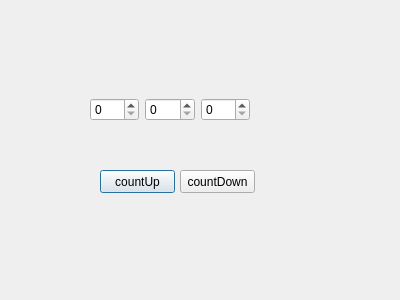
<?xml version="1.0" encoding="UTF-8"?>
<ui version="4.0">
 <class>singleTimer</class>
 <widget class="QDialog" name="singleTimer">
  <property name="geometry">
   <rect>
    <x>0</x>
    <y>0</y>
    <width>400</width>
    <height>300</height>
   </rect>
  </property>
  <property name="windowTitle">
   <string>Dialog</string>
  </property>
  <widget class="QWidget" name="horizontalLayoutWidget">
   <property name="geometry">
    <rect>
     <x>90</x>
     <y>70</y>
     <width>160</width>
     <height>80</height>
    </rect>
   </property>
   <layout class="QHBoxLayout" name="horizontalLayout">
    <item>
     <widget class="QSpinBox" name="spinBox_h"/>
    </item>
    <item>
     <widget class="QSpinBox" name="spinBox_m"/>
    </item>
    <item>
     <widget class="QSpinBox" name="spinBox_s"/>
    </item>
   </layout>
  </widget>
  <widget class="QPushButton" name="pushButton">
   <property name="geometry">
    <rect>
     <x>100</x>
     <y>170</y>
     <width>75</width>
     <height>23</height>
    </rect>
   </property>
   <property name="text">
    <string>countUp</string>
   </property>
  </widget>
  <widget class="QPushButton" name="pushButton_2">
   <property name="geometry">
    <rect>
     <x>180</x>
     <y>170</y>
     <width>75</width>
     <height>23</height>
    </rect>
   </property>
   <property name="text">
    <string>countDown</string>
   </property>
  </widget>
 </widget>
 <resources/>
 <connections>
  <connection>
   <sender>pushButton</sender>
   <signal>clicked()</signal>
   <receiver>singleTimer</receiver>
   <slot>countupStart()</slot>
   <hints>
    <hint type="sourcelabel">
     <x>146</x>
     <y>183</y>
    </hint>
    <hint type="destinationlabel">
     <x>145</x>
     <y>196</y>
    </hint>
   </hints>
  </connection>
  <connection>
   <sender>pushButton_2</sender>
   <signal>clicked()</signal>
   <receiver>singleTimer</receiver>
   <slot>countdownStart()</slot>
   <hints>
    <hint type="sourcelabel">
     <x>215</x>
     <y>183</y>
    </hint>
    <hint type="destinationlabel">
     <x>215</x>
     <y>199</y>
    </hint>
   </hints>
  </connection>
 </connections>
 <slots>
  <slot>countupStart()</slot>
  <slot>countdownStart()</slot>
 </slots>
</ui>
